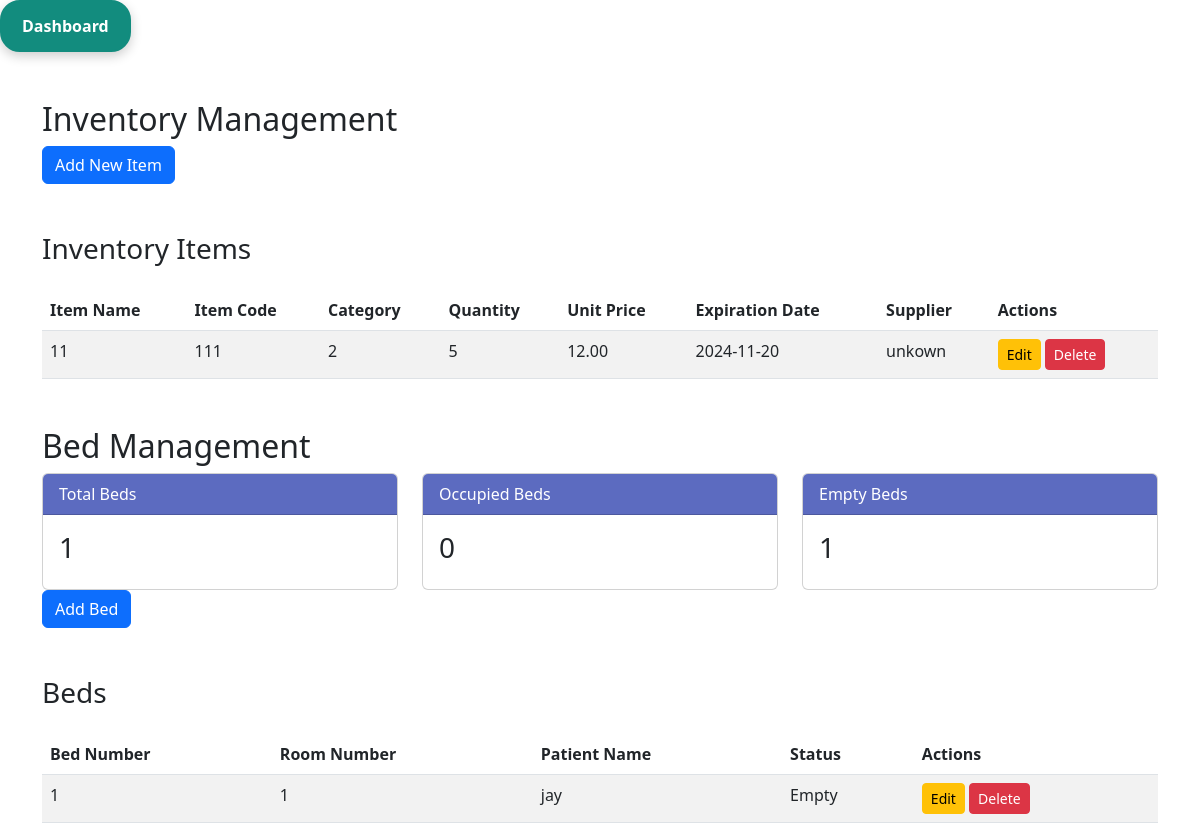
The page /inventory.php on the database its author committed.
### tables this page shows
CREATE TABLE `inventory` (
  `id` int(11) NOT NULL,
  `item_name` varchar(255) NOT NULL,
  `item_code` varchar(100) NOT NULL,
  `category` varchar(100) DEFAULT NULL,
  `quantity` int(11) DEFAULT 0,
  `unit_price` decimal(10,2) DEFAULT NULL,
  `total_value` decimal(10,2) GENERATED ALWAYS AS (`quantity` * `unit_price`) STORED,
  `expiration_date` date DEFAULT NULL,
  `supplier` varchar(255) DEFAULT NULL,
  `created_at` timestamp NOT NULL DEFAULT current_timestamp(),
  `updated_at` timestamp NOT NULL DEFAULT current_timestamp() ON UPDATE current_timestamp()
);

CREATE TABLE `beds` (
  `id` int(11) NOT NULL,
  `bed_number` varchar(100) NOT NULL,
  `room_number` varchar(100) NOT NULL,
  `patient_name` varchar(255) DEFAULT NULL,
  `status` enum('Empty','Occupied') DEFAULT 'Empty'
);

### inventory.php (the view, shortened to what this page needs)
<?php
$conn = new mysqli('localhost', 'root', '', 'myhmsdb');
$query_inventory = "SELECT * FROM inventory";
$result_inventory = $conn->query($query_inventory);
$query_beds = "SELECT * FROM beds";
$result_beds = $conn->query($query_beds);
$total_beds_query = "SELECT COUNT(*) as total_beds FROM beds";
$total_beds_result = $conn->query($total_beds_query);
$total_beds = $total_beds_result->fetch_assoc()['total_beds'];
$occupied_beds_query = "SELECT COUNT(*) as occupied_beds FROM beds WHERE status='Occupied'";
$occupied_beds_result = $conn->query($occupied_beds_query);
$occupied_beds = $occupied_beds_result->fetch_assoc()['occupied_beds'];
$empty_beds_query = "SELECT COUNT(*) as empty_beds FROM beds WHERE status='Empty'";
$empty_beds_result = $conn->query($empty_beds_query);
$empty_beds = $empty_beds_result->fetch_assoc()['empty_beds'];
?>
<!DOCTYPE html>
<html lang="en">
<head>
    <link href="https://cdn.jsdelivr.net/npm/bootstrap@5.3.0-alpha1/dist/css/bootstrap.min.css" rel="stylesheet">
</head>
<body>
<a href="admin-panel1.php" id="dashboardButton">Dashboard</a>
<div class="container mt-5">
    <h2>Inventory Management</h2>
    <button class="btn btn-primary" data-bs-toggle="modal" data-bs-target="#addItemModal">Add New Item</button>
    <h3 class="mt-5">Inventory Items</h3>
    <table class="table table-striped mt-4">
        <thead>
            <tr>
                <th>Item Name</th>
                <th>Item Code</th>
                <th>Category</th>
                <th>Quantity</th>
                <th>Unit Price</th>
                <th>Expiration Date</th>
                <th>Supplier</th>
                <th>Actions</th>
            </tr>
        </thead>
        <tbody>
            <?php if ($result_inventory->num_rows > 0): ?>
                <?php while ($row = $result_inventory->fetch_assoc()): ?>
                    <tr>
                        <td><?php echo $row['item_name']; ?></td>
                        <td><?php echo $row['item_code']; ?></td>
                        <td><?php echo $row['category']; ?></td>
                        <td><?php echo $row['quantity']; ?></td>
                        <td><?php echo $row['unit_price']; ?></td>
                        <td><?php echo $row['expiration_date']; ?></td>
                        <td><?php echo $row['supplier']; ?></td>
                        <td>
                            <button class="btn btn-warning btn-sm" data-bs-toggle="modal" data-bs-target="#editItemModal<?php echo $row['id']; ?>">Edit</button>
                            <a href="inventory.php?delete_item=<?php echo $row['id']; ?>" class="btn btn-danger btn-sm">Delete</a>
                        </td>
                    </tr>
                <?php endwhile; ?>
            <?php else: ?>
                <tr><td colspan="8">No records found</td></tr>
            <?php endif; ?>
        </tbody>
    </table>
</div>
<div class="container mt-5">
    <h2>Bed Management</h2>
    <div class="row">
        <div class="col-md-4">
            <div class="card">
                <div class="card-header">
                    Total Beds
                </div>
                <div class="card-body">
                    <h3 class="card-title"><?php echo $total_beds; ?></h3>
                </div>
            </div>
        </div>
        <div class="col-md-4">
            <div class="card">
                <div class="card-header">
                    Occupied Beds
                </div>
                <div class="card-body">
                    <h3 class="card-title"><?php echo $occupied_beds; ?></h3>
                </div>
            </div>
        </div>
        <div class="col-md-4">
            <div class="card">
                <div class="card-header">
                    Empty Beds
                </div>
                <div class="card-body">
                    <h3 class="card-title"><?php echo $empty_beds; ?></h3>
                </div>
            </div>
        </div>
    </div>
    <button class="btn btn-primary" data-bs-toggle="modal" data-bs-target="#addBedModal">Add Bed</button>
    <h3 class="mt-5">Beds</h3>
    <table class="table table-striped mt-4">
        <thead>
            <tr>
                <th>Bed Number</th>
                <th>Room Number</th>
                <th>Patient Name</th>
                <th>Status</th>
                <th>Actions</th>
            </tr>
        </thead>
        <tbody>
            <?php if ($result_beds->num_rows > 0): ?>
                <?php while ($row = $result_beds->fetch_assoc()): ?>
                    <tr>
                        <td><?php echo $row['bed_number']; ?></td>
                        <td><?php echo $row['room_number']; ?></td>
                        <td><?php echo $row['patient_name']; ?></td>
                        <td><?php echo $row['status']; ?></td>
                        <td>
                            <button class="btn btn-warning btn-sm" data-bs-toggle="modal" data-bs-target="#editBedModal<?php echo $row['id']; ?>">Edit</button>
                            <a href="inventory.php?delete_bed=<?php echo $row['id']; ?>" class="btn btn-danger btn-sm">Delete</a>
                        </td>
                    </tr>
                <?php endwhile; ?>
            <?php else: ?>
                <tr><td colspan="5">No records found</td></tr>
            <?php endif; ?>
        </tbody>
    </table>
</div>
</body>
</html>

### inventory.php (style rules this page uses)
.card-header { background-color: #5c6bc0; color: white; }
#dashboardButton { display: inline-block; padding: 12px 20px; font-size: 16px; font-weight: bold; color: white; background-color: #128C7E; text-decoration: none; border-radius: 20px; border: 2px solid #128C7E; margin-right: 20px; transition: all 0.3s ease; box-shadow: 0 4px 12px rgba(0, 0, 0, 0.2); }

### rows shown on the page
inventory: item_name "11", item_code "111", category "2", quantity "5", unit_price "12.00", expiration_date "2024-11-20", supplier "unkown"
beds: bed_number "1", room_number "1", patient_name "jay", status "Empty"

### other values the page prints
$total_beds "1"
$occupied_beds "0"
$empty_beds "1"
